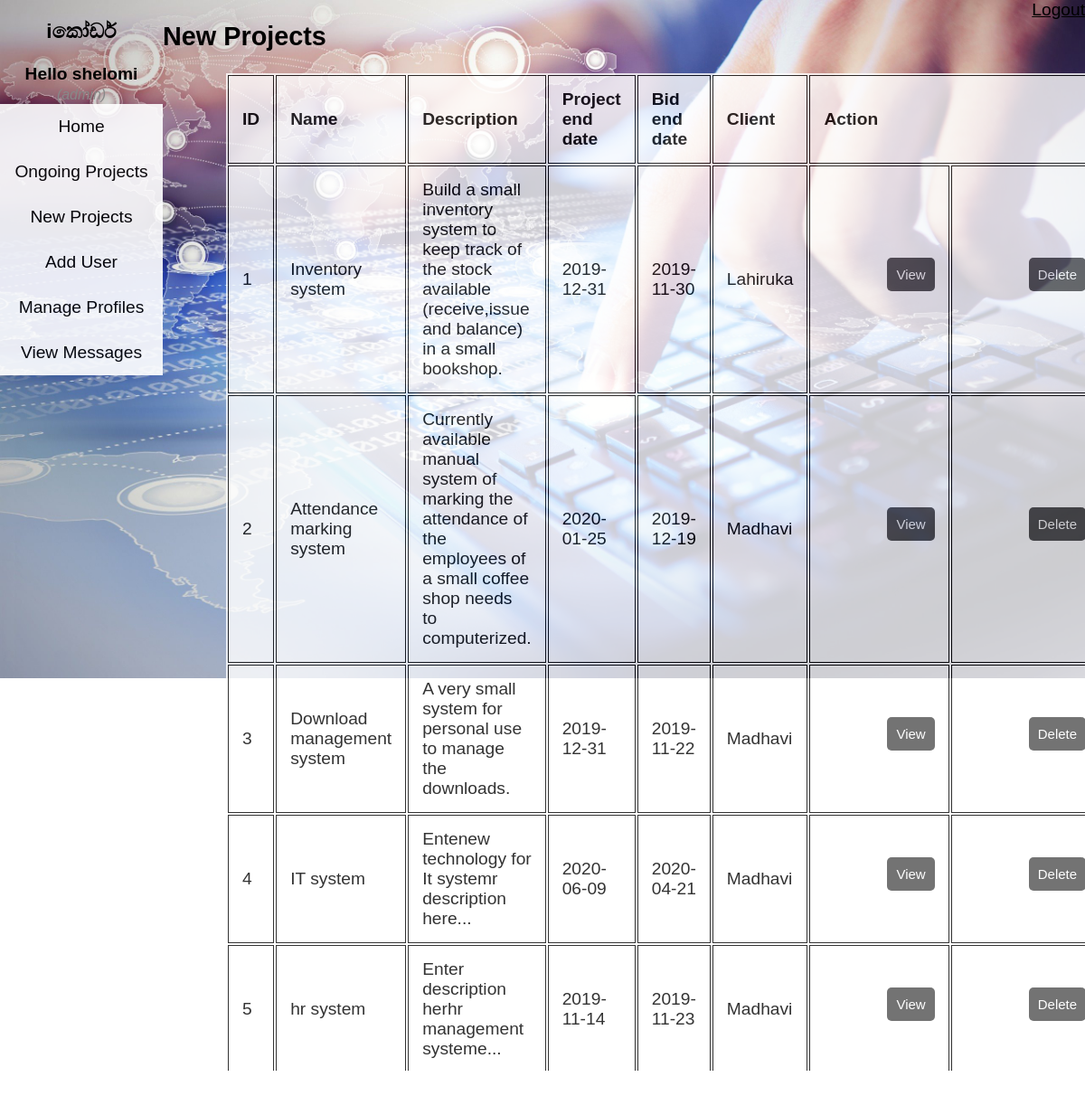
Screenshot of /admin/new.php (signed in) with the database file from the repository.
### tables this page shows
CREATE TABLE `projects` (
  `pid` int(11) NOT NULL,
  `name` varchar(100) NOT NULL,
  `pdesc` varchar(1000) NOT NULL,
  `p_end` date NOT NULL,
  `bid_end` date NOT NULL,
  `client` varchar(100) DEFAULT NULL,
  `IT_1` varchar(100) NOT NULL,
  `IT_2` varchar(1000) NOT NULL
);

### admin/new.php (the view, shortened to what this page needs)
<?php include ('functions.php');
?>
<!DOCTYPE html>
<html>
<head>
	<link rel="stylesheet" type="text/css" href="../css/admin.css">
</head>
<body>
	<div class="split left">
	<center>
		<h3>iකෝඩර්</h3>
		<strong><?php echo "Hello "; echo$_SESSION['username']; ?></strong>
		<small><i  style="color: #888;">(<?php echo $_SESSION['user_type']; ?>)</i></small>
		<br>
		<ul>
			<li><a href="home.php">Home</a></li>
			<li><a href="ongoing.php">Ongoing Projects</a></li>
			<li><a href="new.php">New Projects</a></li>
			<li><a href="add.php">Add User</a></li>
			<li><a href="manage.php">Manage Profiles</a></li>
			<li><a href="messages.php">View Messages</a></li>
		</ul>
		</center>
	</div>
	<div class="split right">
		<a href="../index.php?logout='1'" style="color: black; float:right;">Logout</a>
		<h2>New Projects</h2>
		<table>
			<thead>
				<tr>
					<th>ID</th>
					<th>Name</th>
					<th>Description</th>
					<th>Project end date</th>
					<th>Bid end date</th>
					<th>Client</th>
					<th colspan="2">Action</th>
				</tr>
			</thead>
			<tbody>
				<?php
    				$query = "SELECT * FROM projects";
    				$results = $conn->query($query);
    				if ($results->num_rows > 0) {
						while ($row = $results->fetch_assoc()) {
							$date=date("Y-m-d");
							if ($date<$row['bid_end']){ ?>
							    <tr>
							        <td><?php echo $row['pid']; ?></td>
							        <td><?php echo $row['name']; ?></td>
							        <td><?php echo $row['pdesc']; ?></td>
							        <td><?php echo $row['p_end']; ?></td>
							        <td><?php echo $row['bid_end']; ?></td>
							        <td><?php echo $row['client']; ?></td>
							        <td>
							        	<div class="input-group">
											<button type="button" class="btn" name="view_btn">View</button>
										</div>
							        </td>
							        <td>
							            <div class="input-group">
											<button type="button" class="btn" name="delete_btn">Delete</button>
										</div>
							        </td>
							    </tr>
					<?php   }
						}
					}else{
						echo "0 results";
					}
			    	?>
			</tbody>
		</table>
	</div>
</body>
</html>

### css/admin.css (style rules this page uses)
body { font-size: 120%; font-family: sans-serif; background-image: url("../images/index.jpg"); background-repeat: no-repeat; background-size: cover; }
.split { position: fixed; z-index: 1; top: 0; overflow-x: hidden; }
.left { left: 0; width: 15%; height: 90%; }
.right { right: 0; width: 85%; height: 90%; }
ul { list-style-type: none; margin: 0; padding: 0; overflow: hidden; background-color: white; opacity: 0.9; }
li { float: center; }
li a { display: block; color: black; text-align: center; padding: 14px 16px; text-decoration: none; }
.input-group { margin: 0px 0px 10px 0px; margin-left: 70px; }
.btn { padding: 10px; font-size: 15px; color: white; background: #505050; border: none; border-radius: 5px; }
table { width: 60%; margin-left: 70px; background-color: white; opacity: 80%; }
th, td { padding: 15px; text-align: left; border: 1px solid black; }

### rows the page displays
projects: pid "1", name "Inventory system", pdesc "Build a small inventory system to keep track of the stock available (receive,issue and balance) in a small bookshop.", p_end "2019-12-31", bid_end "2019-11-30", client "Lahiruka"
projects: pid "2", name "Attendance marking system", pdesc "Currently available manual system of marking the attendance of the employees of a small coffee shop needs to computerized.", p_end "2020-01-25", bid_end "2019-12-19", client "Madhavi"
projects: pid "3", name "Download management system", pdesc "A very small system for personal use to manage the downloads.", p_end "2019-12-31", bid_end "2019-11-22", client "Madhavi"
projects: pid "4", name "IT system", pdesc "Entenew technology for It systemr description here...", p_end "2020-06-09", bid_end "2020-04-21", client "Madhavi"
projects: pid "5", name "hr system", pdesc "Enter description herhr management systeme...", p_end "2019-11-14", bid_end "2019-11-23", client "Madhavi"

### other values shown
$_SESSION['username'] "shelomi"
$_SESSION['user_type'] "admin"
